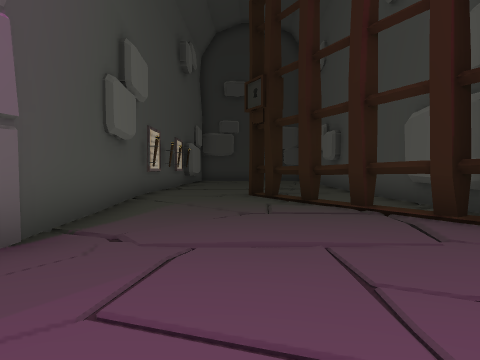
[1] (above)

14 first-person views from a walk through a 3-D level made in the Unity game engine. The camera is 1.4 m above the floor, tilts 2° down and sees 75° across. The floor is counted in squares, 2 m on a side. Each view is taken from the middle of a square. On the plan, view 1 faces up. The plan holds only what a view shows up to about 10 squares ahead; the rest is blank.

[2]
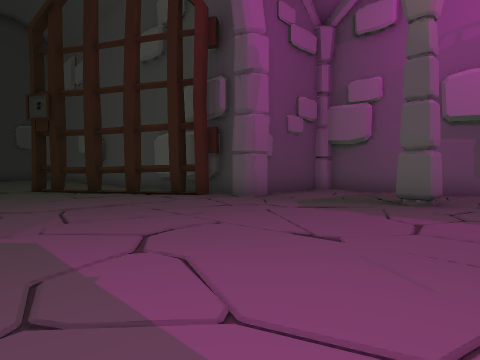

[3]
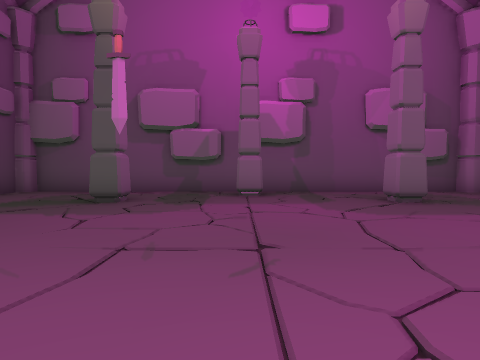

[4]
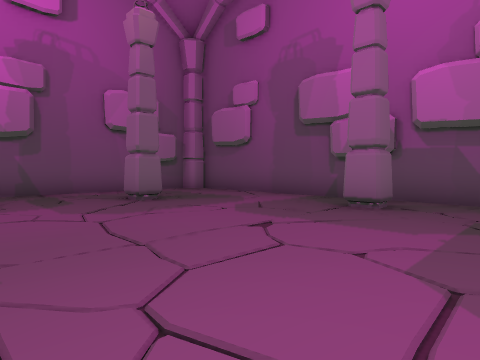

[5]
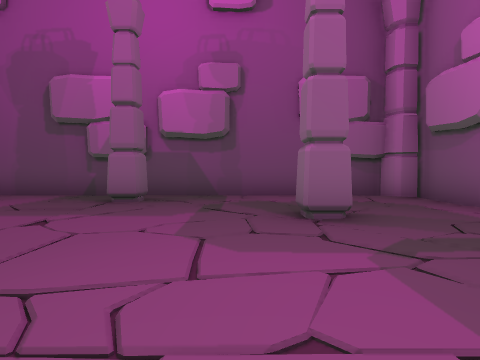

[6]
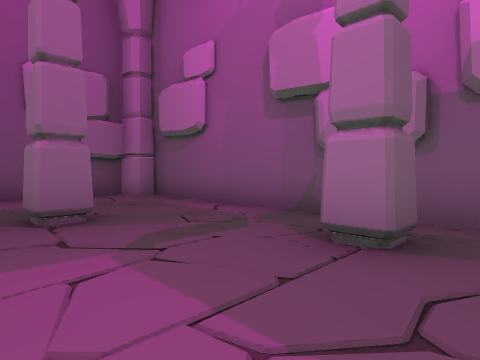

[7]
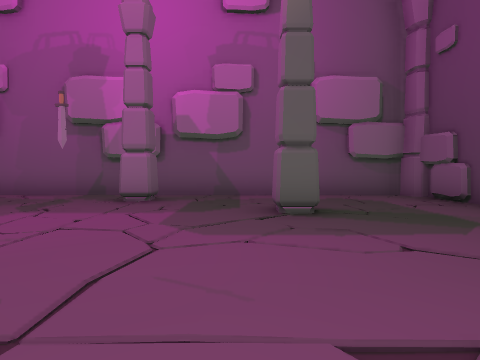

[8]
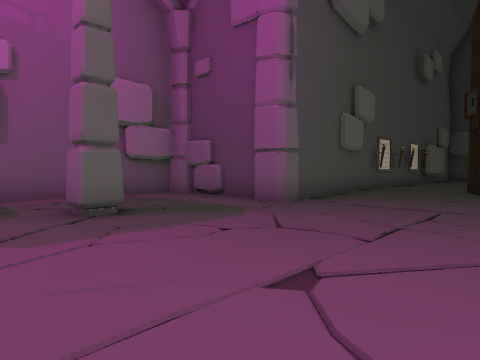

[9]
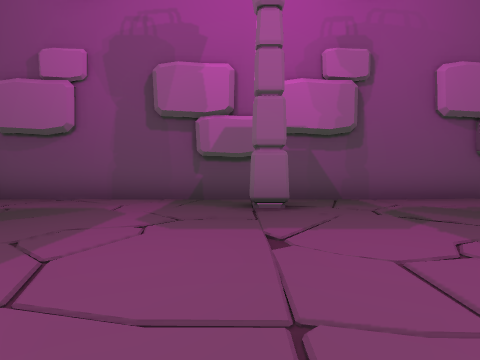

[10]
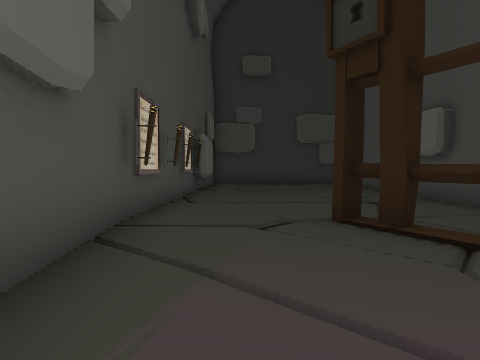

[11]
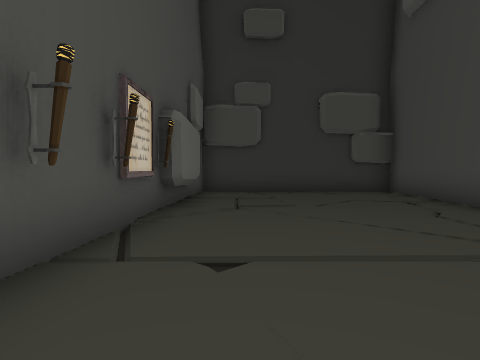

[12]
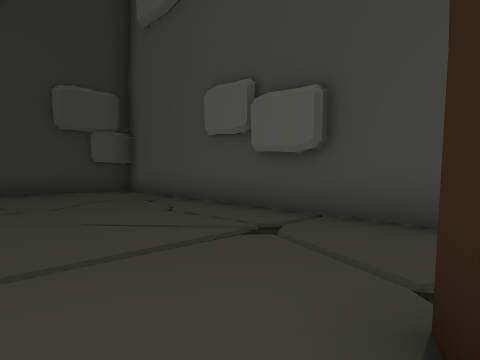

[13]
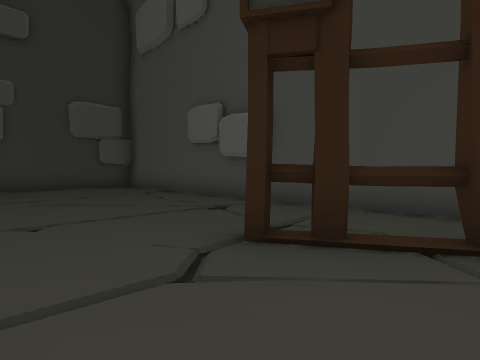

[14]
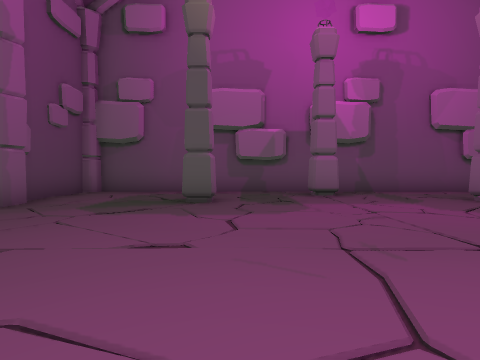

### Floor plan
Key: @ floor where view 1 was taken; # wall or solid block; . floor; / step, stairs or slope; T thing the floor can be seen under or through.
Columns run from 7 left of view 1 to 8 right of it. Each row starts with its distance up from view 1.
 18     ########
 17     #.././/#
 16     ##//../#
 15      #/////#
 14     ##//...#
 13     #/././.#
 12     ##.../.#
 11     ##..//.#
 10     ##.../.#
  9     #.../..#
  8     #//T/.##
  7     #/./T.#
  6     #./.TT#
  5     #../.T##
  4     #..../##
  3  ####//../.#####
  2 ## ............#
  1 #..............#
  0 #.. ...@.......#
 -1 #...#.......#..#
 -2 #..............#
 -3 #..............#
 -4 #.#..........#.#
 -5 #..............#
 -6 #..............#
 -7 #..............#
 -8 #...#.......#..#
 -9 #..............#
-10 #......#.......#
-11 ##.............#
-12  ###############

Positions as (right, up) in squares from view 1, and headings:
1: (0, 0), facing up
2: (-2, -3), facing up-right
3: (-2, -4), facing right
4: (-2, -4), facing down-right
5: (-2, -3), facing down
6: (-2, -3), facing down-left
7: (2, -2), facing left
8: (2, -3), facing up-left
9: (1, -4), facing down
10: (-1, 4), facing up
11: (-1, 8), facing up
12: (-1, 8), facing up-right
13: (-2, 6), facing up-right
14: (-2, -2), facing right
